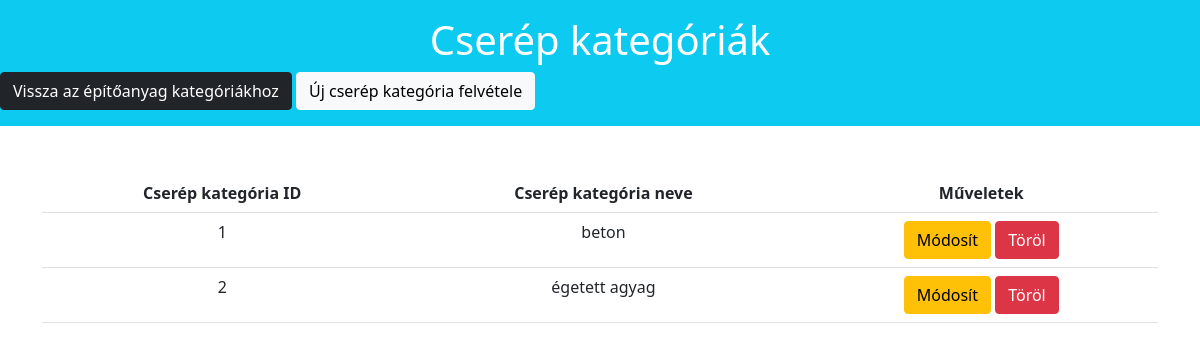
The page /app/index.php?controller=tileCategory&action=list (signed in) on the database its author committed.
### tables this page shows
CREATE TABLE `tile_category` (
  `tileCategoryID` INT NOT NULL AUTO_INCREMENT,
  `tileCategoryName` VARCHAR(45) NOT NULL,
  PRIMARY KEY (`tileCategoryID`),
  UNIQUE INDEX `tileCategoryName_UNIQUE` (`tileCategoryName` ASC) );

### app/controller/TileCategoryController.php (called while the page is built, shortened)
<?php
require_once('model\TileCategoryDao.php');
class TileCategoryController {
    public function load($view, $data=[]){
        extract($data);
        include("view/tileCategory/{$view}.php");
        return $data;
    }
    public function listAllTileCategory(){
        $tileCategoryDaoObj = new TileCategoryDao();
        $tileCategories = $tileCategoryDaoObj->getAllTileCategory();
        return $this->load('list', [
            'tileCategories' => $tileCategories,
        ]);
    }
}
?>

### app/model/TileCategoryDao.php (called while the page is built, shortened)
<?php
class TileCategoryDao {
    public function getAllTileCategory(){
        $dbObj = new Db();
        $conn = $dbObj->getConnection();
        $statement = $conn->prepare("SELECT * FROM tile_category ORDER BY tileCategoryID");
        $statement->setFetchMode(\PDO::FETCH_OBJ);
        $statement->execute();
        return $statement->fetchAll();
    }
}
?>

### app/view/tileCategory/list.php (the view)
<div class="row">
    <div class="jumbotron bg-info text-white pt-3 pb-3">
        <h1 class="display3 text-center">Cserép kategóriák</h1>
        <a href="index.php" class="btn btn-dark">Vissza az építőanyag kategóriákhoz</a>
        <a href="index.php?controller=tileCategory&action=create" class="btn btn-light text-blue">Új cserép kategória felvétele</a>
    </div>
</div>
<div class="container">
    <table class="table table-hover mt-5 text-center">
        <tr>
            <th>Cserép kategória ID</th>
            <th>Cserép kategória neve</th>
            <th>Műveletek</th>
        </tr>
        <?php
            foreach ($tileCategories as $tileCategory) {
               echo "<tr>";
                    echo "<td>" .$tileCategory->tileCategoryID . "</td>";
                    echo "<td>" .$tileCategory->tileCategoryName . "</td>";
                    echo "<td>";
                    echo "<a class='btn btn-warning' href='index.php?controller=tileCategory&action=edit&tileCategoryID=$tileCategory->tileCategoryID'> Módosít </a> ";
                    echo "<a class='btn btn-danger' href='index.php?controller=tileCategory&action=delete&tileCategoryID=$tileCategory->tileCategoryID'> Töröl </a>";
                    echo "</td>";
               echo "</tr>";
            }
        ?>
    </table>
        </div>

### rows shown on the page
tile_category: tileCategoryID "1", tileCategoryName "beton"
tile_category: tileCategoryID "2", tileCategoryName "égetett agyag"
